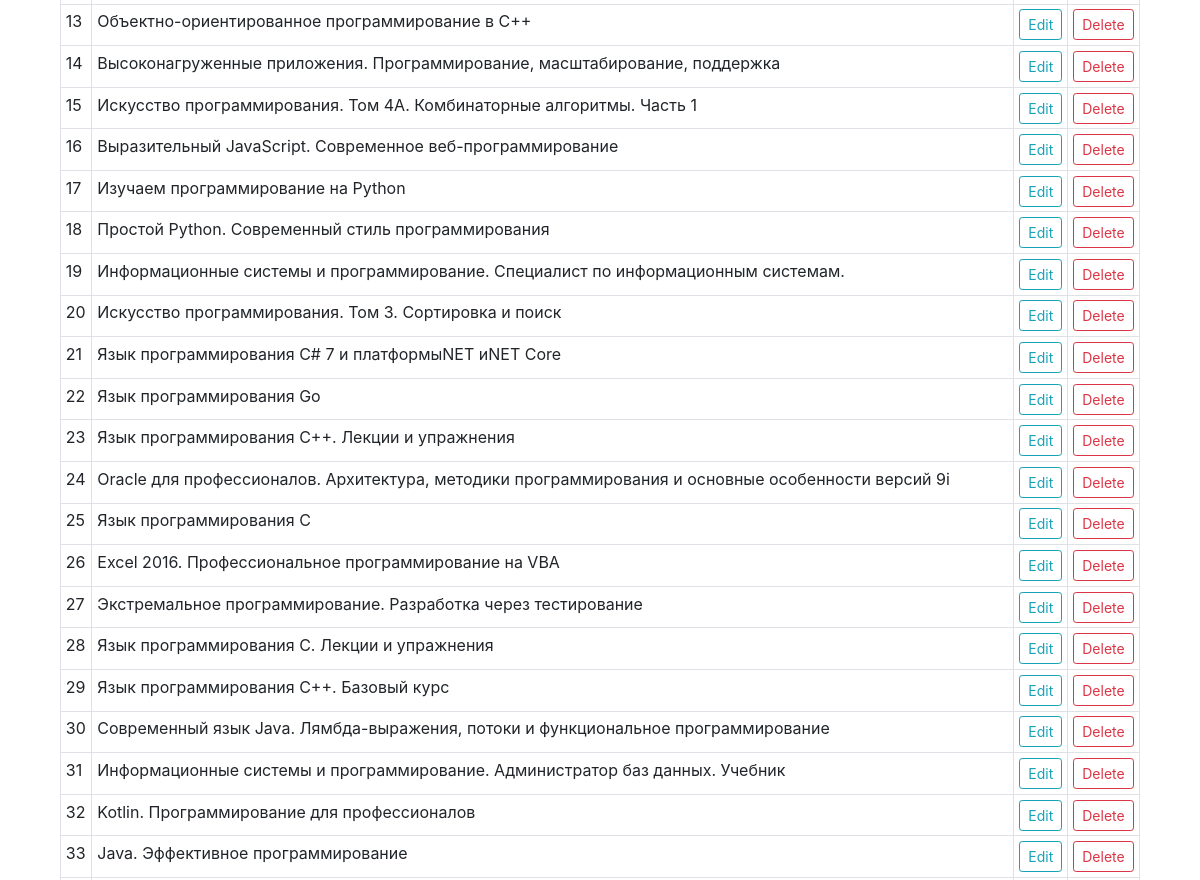
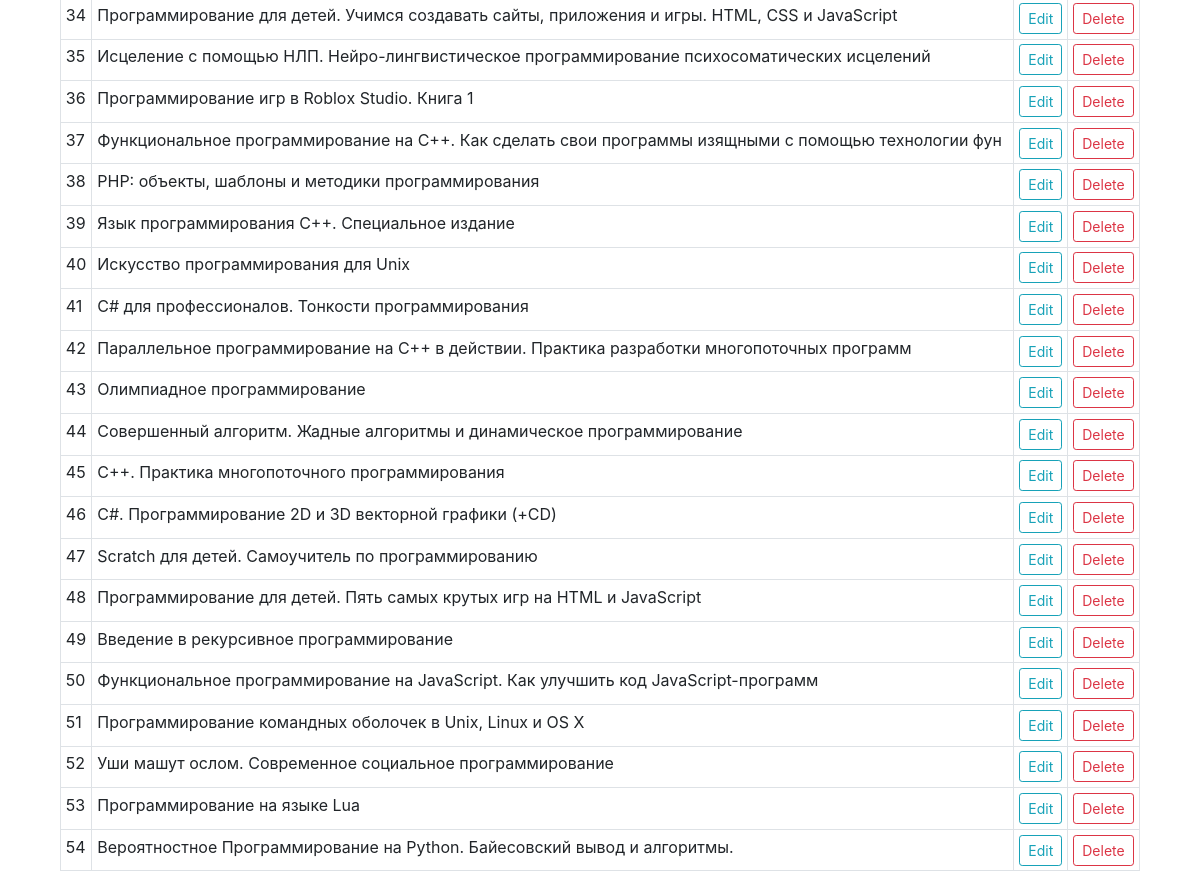
/book (lower part), run on an earlier commit of the app's database (2 pictures, top to bottom).
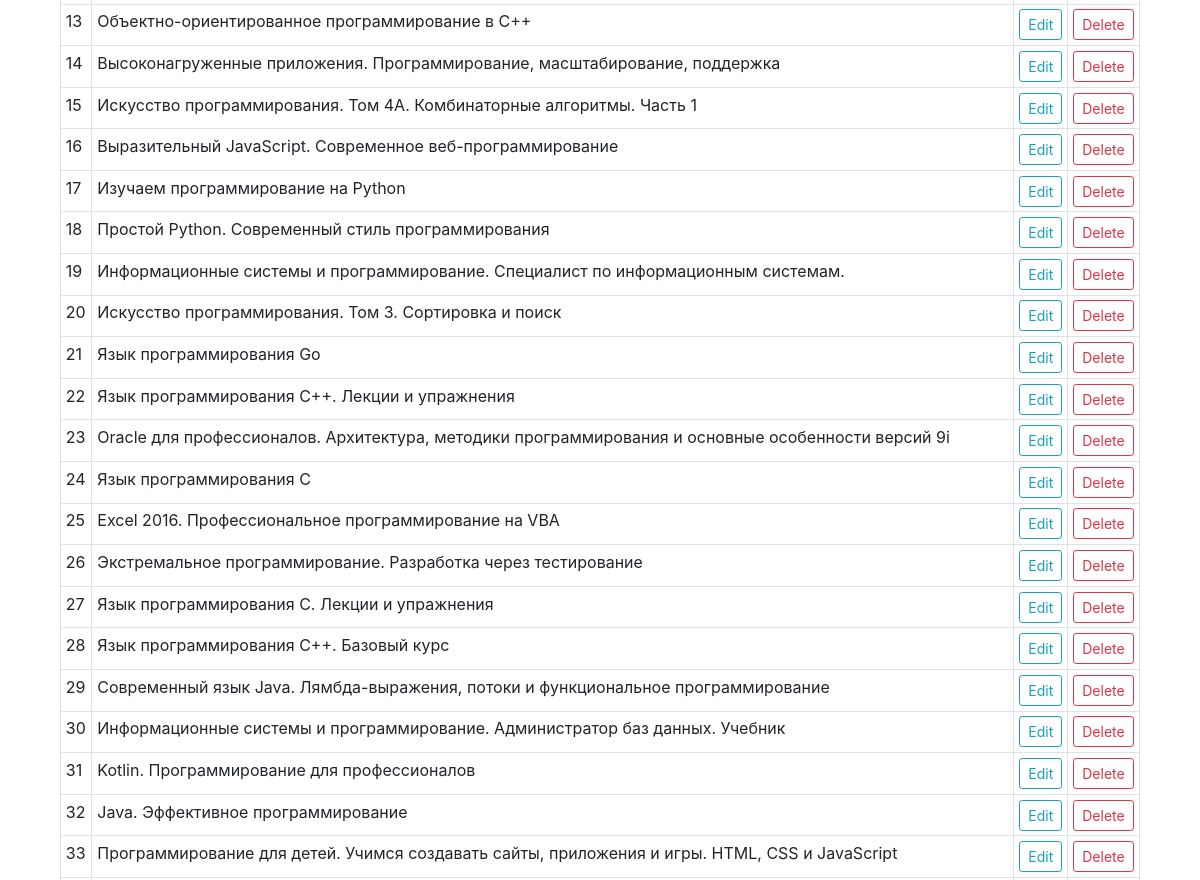
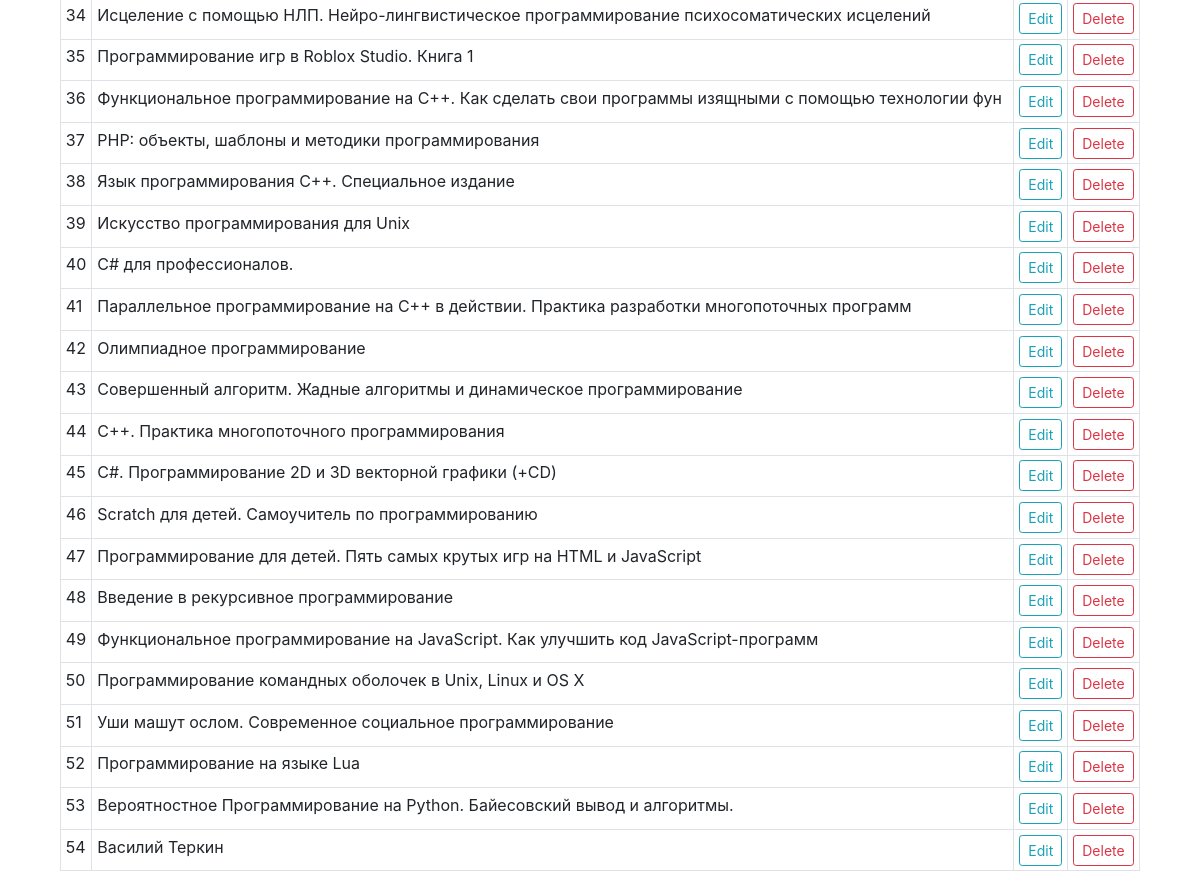
And on a later commit of the database (2 pictures, top to bottom).
### app/models.py (models this page shows, shortened)
class Book(db.Model):
    id = db.Column(db.Integer, primary_key=True)
    title = db.Column(db.String(250), unique=True, nullable=False)
    authors = db.relationship('Author', secondary=books_authors, lazy='subquery',
        backref=db.backref('books', lazy=True))

### app/books/views.py (the view)
@app.route("/book")
def book():
    books = Book.query.all()
    return render_template("view_book_and_author.html", books=books, title="Список книг")

### app/templates/view_book_and_author.html (shortened to what this page needs)
{% extends "base.html" %}
{% block content %}
<div class="container">
      <div class="container">
          <table class="table table-sm table-bordered table-hover">
              <tbody>
          {% if books %}
              {% for book in books %}
                <tr>
                    <td>{{ loop.index }}</td>
                    <td>{{ book.title }}</td>
                    <td> <a href="{{ url_for('update_book', id=book.id) }}" class="btn btn-sm btn-outline-info">Edit</a> </td>
                    <td>
                        <button type="button" class="btn btn-outline-danger btn-sm"
                                data-toggle="modal" data-target="#exampleModal-{{ book.id }}">Delete</button>
                    </td>
                </tr>
              {% endfor %}
          {% endif %}
              </tbody>
          </table>
      </div>
</div>
{% endblock %}

What changed in the data, as far as the page shows it:
removed Book: title "Язык программирования C# 7 и платформыNET иNET Core"
changed Book: title "C# для профессионалов. Тонкости программирования" → "C# для профессионалов."
added Book: title "Василий Теркин"
